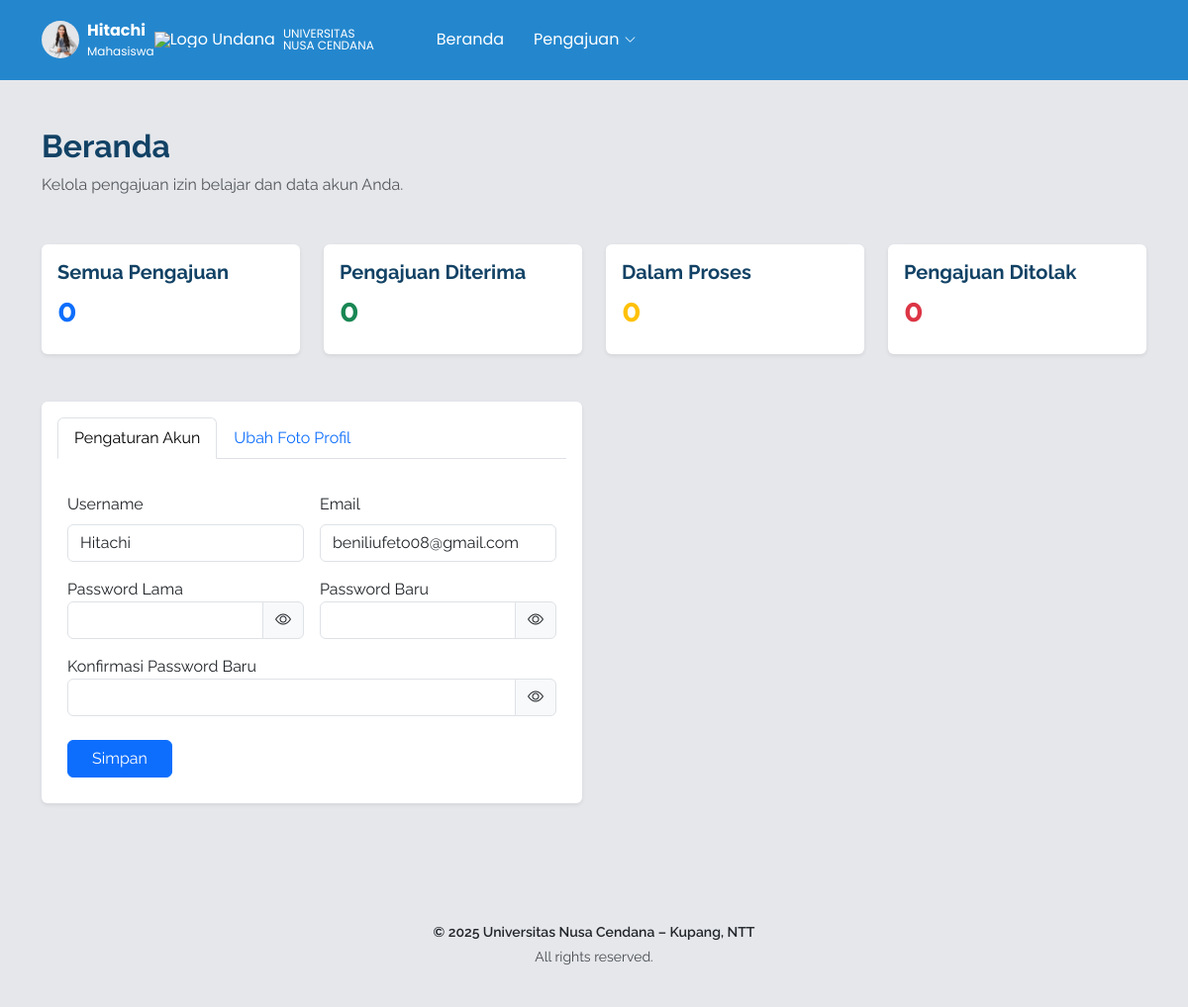
The app's page /content/index.php (signed in) with its own data.
### tables this page shows
CREATE TABLE `users` (
  `id_user` int(11) NOT NULL,
  `nama_lengkap` varchar(150) NOT NULL,
  `username` varchar(50) NOT NULL,
  `email` varchar(150) NOT NULL,
  `profile_photo` varchar(255) DEFAULT NULL,
  `password` varchar(255) NOT NULL,
  `no_hp` varchar(20) NOT NULL,
  `email_verified_at` datetime DEFAULT NULL,
  `verification_token` varchar(100) DEFAULT NULL,
  `reset_password_token` varchar(100) DEFAULT NULL,
  `reset_password_expired` datetime DEFAULT NULL,
  `created_at` datetime DEFAULT current_timestamp(),
  `updated_at` datetime DEFAULT current_timestamp() ON UPDATE current_timestamp(),
  `verification_expires_at` datetime DEFAULT NULL
);

### content/index.php (the view, shortened to what this page needs)
<?php
require '../config/db.php';
$stmt = $conn->prepare("SELECT username, email, profile_photo FROM users WHERE id_user=?");
$stmt->execute([$_SESSION['user_id']]);
$user = $stmt->fetch();
?>
<!DOCTYPE html>
<html lang="en">
<head>
  <link href="assets/vendor/bootstrap/css/bootstrap.min.css" rel="stylesheet">
  <link href="assets/vendor/bootstrap-icons/bootstrap-icons.css" rel="stylesheet">
  <link href="assets/vendor/aos/aos.css" rel="stylesheet">
  <link href="assets/vendor/glightbox/css/glightbox.min.css" rel="stylesheet">
  <link href="assets/vendor/swiper/swiper-bundle.min.css" rel="stylesheet">
  <link href="assets/css/main.css" rel="stylesheet">
</head>
<body class="index-page">
  <?php include "header.php" ?>
  <main class="main">
    <section id="dashboard" class="section bg-light py-5">
      <div class="container">
        <div class="text-start mb-5" data-aos="fade-down">
          <h2 class="fw-bold">Beranda</h2>
          <p class="text-muted">Kelola pengajuan izin belajar dan data akun Anda.</p>
        </div>
        <div class="row g-4 mb-5" data-aos="fade-up">
          <div class="col-md-6 col-lg-3">
            <div class="card shadow-sm border-0 p-3 h-100">
              <h5 class="fw-bold">Semua Pengajuan</h5>
              <h2 class="text-primary fw-bold" id="stat-semua">0</h2>
            </div>
          </div>
          <div class="col-md-6 col-lg-3">
            <div class="card shadow-sm border-0 p-3 h-100">
              <h5 class="fw-bold">Pengajuan Diterima</h5>
              <h2 class="text-success fw-bold" id="stat-diterima">0</h2>
            </div>
          </div>
          <div class="col-md-6 col-lg-3">
            <div class="card shadow-sm border-0 p-3 h-100">
              <h5 class="fw-bold">Dalam Proses</h5>
              <h2 class="text-warning fw-bold" id="stat-proses">0</h2>
            </div>
          </div>
          <div class="col-md-6 col-lg-3">
            <div class="card shadow-sm border-0 p-3 h-100">
              <h5 class="fw-bold">Pengajuan Ditolak</h5>
              <h2 class="text-danger fw-bold" id="stat-ditolak">0</h2>
            </div>
          </div>
        </div>
        <div class="row g-4 mb-5">
          <div class="col-md-6">
            <div class="card shadow-sm border-0" data-aos="fade-up">
              <div class="card-body">
                <ul class="nav nav-tabs" id="profileTab" role="tablist">
                  <li class="nav-item">
                    <button class="nav-link active" id="akun-tab" data-bs-toggle="tab" data-bs-target="#akun"
                      type="button" role="tab">Pengaturan Akun</button>
                  </li>
                  <li class="nav-item">
                    <button class="nav-link" id="foto-tab" data-bs-toggle="tab" data-bs-target="#foto"
                      type="button" role="tab">Ubah Foto Profil</button>
                  </li>
                </ul>
                <div class="tab-content pt-4">
                  <div class="tab-pane fade show active" id="akun" role="tabpanel">
                    <form id="formAccount">
                      <div class="row g-3">
                        <div class="col-md-6">
                          <label class="form-label">Username</label>
                          <input type="text" class="form-control"
                            value="<?= htmlspecialchars($user['username']) ?>"
                            readonly>
                        </div>
                        <div class="col-md-6">
                          <label class="form-label">Email</label>
                          <input type="email" class="form-control"
                            value="<?= htmlspecialchars($user['email']) ?>"
                            readonly>
                        </div>
                        <div class="col-md-6">
                          <label>Password Lama</label>
                          <div class="input-group">
                            <input type="password" name="old_password" id="old_password" class="form-control">
                            <span class="input-group-text toggle-password" data-target="old_password">
                              <i class="bi bi-eye"></i>
                            </span>
                          </div>
                        </div>
                        <div class="col-md-6">
                          <label>Password Baru</label>
                          <div class="input-group">
                            <input type="password" name="new_password" id="new_password" class="form-control">
                            <span class="input-group-text toggle-password" data-target="new_password">
                              <i class="bi bi-eye"></i>
                            </span>
                          </div>
                        </div>
                        <div class="col-12">
                          <label>Konfirmasi Password Baru</label>
                          <div class="input-group">
                            <input type="password" name="confirm_password" id="confirm_password" class="form-control">
                            <span class="input-group-text toggle-password" data-target="confirm_password">
                              <i class="bi bi-eye"></i>
                            </span>
                          </div>
                        </div>
                      </div>
                      <div class="mt-4">
                        <button type="submit" class="btn btn-primary px-4" id="btnAccount">
                          <span class="btn-text">Simpan</span>
                        </button>
                      </div>
                    </form>
                  </div>
                </div>
              </div>
            </div>
          </div>
        </div>
      </div>
    </section>
  </main>
  <?php include "footer.php" ?>
</body>
</html>

### content/header.php (shortened to what this page needs)
<?php $BASE_URL = "/IzinBelajar"; ?>
<header id="header" class="header d-flex align-items-center sticky-top">
    <div class="notifmenu container-fluid container-xl position-relative d-flex align-items-center">
        <a href="<?= $BASE_URL ?>/content/index.php" class="logo d-flex align-items-center text-white me-5">
            <img src="<?= $BASE_URL ?>/img/Logo_Undana.png" alt="Logo Undana" class="me-2">
            <div class="d-flex flex-column lh-1" style="font-size: 12px;">
                <span>UNIVERSITAS</span>
                <span>NUSA CENDANA</span>
            </div>
        </a>
        <nav id="navmenu" class="navmenu me-auto">
            <ul>
                <li><a href="<?= $BASE_URL ?>/content/index.php" class="active text-white">Beranda</a></li>
                <li class="dropdown">
                    <a href="#" class="text-white">
                        <span>Pengajuan</span>
                        <i class="bi bi-chevron-down toggle-dropdown"></i>
                    </a>
                </li>
            </ul>
        </nav>
        <div class="notifmenu d-flex align-items-center gap-3">
            <div class="dropdown">
                <a class="d-flex align-items-center gap-2 text-white dropdown-toggle"
                    href="#"
                    data-bs-toggle="dropdown"
                    aria-expanded="false"
                    style="text-decoration:none; cursor:pointer;">
                    <img src="<?= $BASE_URL ?>/uploads/profile/<?= $user['profile_photo'] ?? 'user.png' ?>"
                        alt="User Icon"
                        style="width:38px; height:38px; object-fit:cover; border-radius:50%;">
                    <div class="d-flex flex-column text-white">
                        <span class="fw-bold">
                            <?= htmlspecialchars($user['username']) ?>
                        </span>
                        <span style="font-size:12px;">Mahasiswa</span>
                    </div>
                </a>
            </div>
        </div>
    </div>
</header>

### content/assets/css/main.css (style rules this page uses)
:root { --default-font: "Roboto", system-ui, -apple-system, "Segoe UI", Roboto, "Helvetica Neue", Arial, "Noto Sans", "Liberation Sans", sans-serif, "Apple Color Emoji", "Segoe UI Emoji", "Segoe UI Symbol", "Noto Color Emoji"; --heading-font: "Raleway", sans-serif; --nav-font: "Poppins", sans-serif; }
:root { --background-color: #ffffff; --default-color: #444444; --heading-color: #124265; --accent-color: #2487ce; --surface-color: #ffffff; --contrast-color: #ffffff; }
:root { --nav-color: #124265; --nav-hover-color: #2487ce; --nav-mobile-background-color: #ffffff; --nav-dropdown-background-color: #ffffff; --nav-dropdown-color: #124265; --nav-dropdown-hover-color: #2487ce; }
.bg-light { background-color: #e5e7eb !important; }
:root { scroll-behavior: smooth; }
body { color: var(--default-color); background-color: #e5e7eb !important; font-family: var(--heading-font); }
a { color: var(--accent-color); text-decoration: none; transition: 0.3s; }
h1, h2, h3, h4, h5, h6, th, td { color: var(--heading-color); font-family: var(--heading-font); }
.header { color: var(--background-color); background-color: var(--accent-color); padding: 10px 0; transition: all 0.5s; z-index: 9999; border-bottom: 1px solid color-mix(in srgb, var(--accent-color), transparent 85%); }
.header .logo { line-height: 1; }
.header .logo img { max-height: 36px; margin-right: 8px; }
@media (max-width: 1200px) { .header .logo { order: 1; } }
@media (max-width: 1200px) { .header .navmenu { order: 3; } }
@media (min-width: 1200px) { .navmenu { padding: 0; } }
@media (min-width: 1200px) { .navmenu ul { margin: 0; padding: 0; display: flex; list-style: none; align-items: center; } }
@media (min-width: 1200px) { .navmenu li { position: relative; } }
@media (min-width: 1200px) { .navmenu a, .navmenu a:focus { color: var(--nav-color); padding: 18px 15px; font-size: 16px; font-family: var(--nav-font); font-weight: 400; display: flex; align-items: center; justify-content: space-between; white-space: nowrap; transition: 0.3s; } }
@media (min-width: 1200px) { .notifmenu a { font-family: var(--nav-font); } }
@media (min-width: 1200px) { .navmenu a i, .navmenu a:focus i { font-size: 12px; line-height: 0; margin-left: 5px; transition: 0.3s; } }
@media (min-width: 1200px) { .navmenu li:last-child a { padding-right: 0; } }
@media (min-width: 1200px) { .navmenu li:hover > a, .navmenu .active, .navmenu .active:focus { color: var(--nav-hover-color); } }
section, .section { color: var(--default-color); background-color: var(--background-color); padding: 60px 0; scroll-margin-top: 100px; overflow: clip; }
.tab-pane { padding: 10px; }

### content/header.php (style rules this page uses)
.dropdown-toggle::after { display: none !important; }

### records on screen
users: profile_photo (picture), username "Hitachi", email "beniliufeto08@gmail.com"
